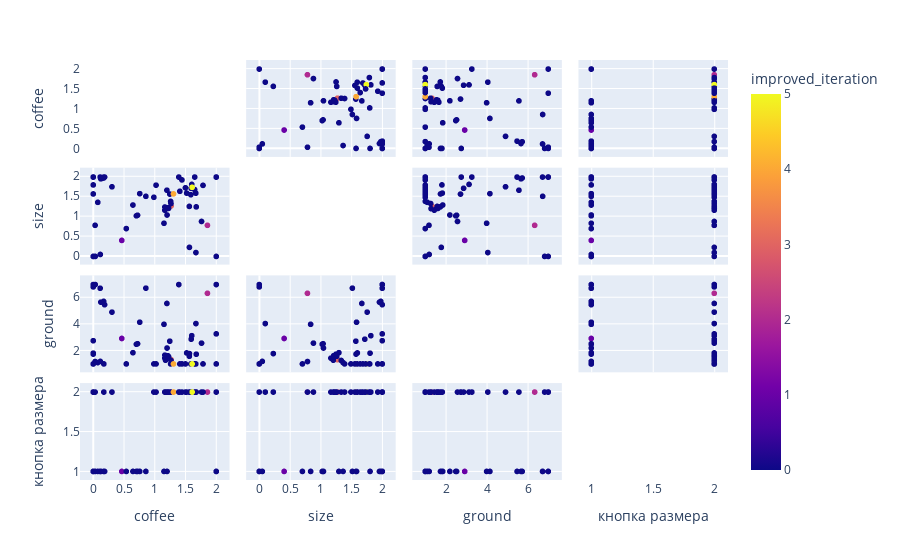

Notebook source saved alongside this figure:
### Code cell
import plotly.express as px

fig = px.scatter_matrix(
    steps_df,
    dimensions=steps_df.columns[:-1],
    color="improved_iteration"
)
fig.update_traces(diagonal_visible=False)
fig.show()

### Figure 1 — Plotly figure (JSON) as saved in the notebook; plotly's stock layout.template omitted (floating-point values rounded to 4 significant figures)
{"data": [{"diagonal": {"visible": false}, "dimensions": [{"axis": {"matches": true}, "label": "coffee", "values": [0.4639, 0.7011, 1.857, 1.67, 1.564, 0.8555, 1.266, 1.15, 0.1688, 0.3043, 1.264, 1.258, 1.2, 1.225, 1.214, 1.165, 1.211, 1.175, 0.1845, 1.186, 0.1234, 1.164, 1.213, 0.7197, 2.0, 0.0, 2.0, 0.0, 0.0, 0.172, 0.02989, 0.0, 0.7562, 0.1123, 0.0, 2.0, 0.03181, 1.244, 1.305, 1.675, 1.761, 1.562, 1.602, 0.07334, 1.391, 0.6455, 1.592, 1.587, 1.65, 1.021, 1.408, 0.9858, 0.5369, 0.1149, 1.668, 1.648, 1.608, 0.0, 1.785, 1.519, 1.499, 0.0, 1.197, 1.442]}, {"axis": {"matches": true}, "label": "size", "values": [0.4042, 1.023, 0.7836, 0.09786, 0.2285, 1.514, 1.272, 0.8352, 1.976, 1.755, 1.333, 1.388, 1.044, 1.21, 1.227, 1.245, 1.211, 1.204, 2.0, 1.21, 1.955, 1.165, 1.214, 1.038, 2.0, 0.0, 2.0, 0.0, 2.0, 2.0, 0.7843, 2.0, 1.582, 2.0, 2.0, 0.0, 0.0, 1.571, 1.575, 1.249, 0.8808, 1.26, 1.815, 1.363, 2.0, 1.295, 1.717, 1.555, 2.0, 1.796, 1.642, 1.491, 0.7016, 0.04978, 1.593, 1.685, 1.741, 1.801, 1.791, 1.596, 1.729, 1.574, 1.668, 1.928]}, {"axis": {"matches": true}, "label": "ground", "values": [2.924, 2.489, 6.338, 4.052, 1.781, 6.727, 1.324, 3.994, 5.729, 4.916, 1.261, 1.004, 2.201, 1.554, 1.612, 1.665, 1.612, 1.283, 5.479, 1.62, 5.671, 1.44, 1.592, 2.527, 7.0, 6.823, 3.273, 1.0, 7.0, 1.0, 1.182, 2.756, 4.153, 6.722, 1.0, 1.0, 7.0, 2.72, 1.0, 1.735, 2.574, 1.582, 3.135, 1.101, 7.0, 1.852, 2.87, 1.0, 1.0, 1.0, 1.0, 1.0, 1.0, 1.191, 1.0, 1.0, 1.0, 1.814, 1.0, 1.832, 1.0, 1.744, 5.57, 1.0]}, {"axis": {"matches": true}, "label": "кнопка размера", "values": [1, 1, 2, 2, 2, 1, 2, 1, 1, 2, 2, 2, 1, 2, 2, 2, 2, 2, 1, 2, 1, 2, 2, 1, 1, 2, 2, 1, 2, 2, 2, 2, 1, 1, 1, 1, 1, 2, 2, 2, 2, 2, 2, 1, 2, 1, 2, 2, 2, 2, 2, 2, 1, 1, 2, 2, 2, 1, 2, 2, 2, 1, 2, 2]}], "hovertemplate": "%{xaxis.title.text}=%{x}<br>%{yaxis.title.text}=%{y}<br>improved_iteration=%{marker.color}<extra></extra>", "legendgroup": "", "marker": {"color": [1, 0, 2, 0, 0, 0, 3, 0, 0, 0, 0, 0, 0, 0, 0, 0, 0, 0, 0, 0, 0, 0, 0, 0, 0, 0, 0, 0, 0, 0, 0, 0, 0, 0, 0, 0, 0, 0, 4, 0, 0, 0, 0, 0, 0, 0, 0, 0, 0, 0, 0, 0, 0, 0, 0, 0, 5, 0, 0, 0, 0, 0, 0, 0], "coloraxis": "coloraxis", "symbol": "circle"}, "name": "", "showlegend": false, "type": "splom"}], "layout": {"coloraxis": {"colorbar": {"title": {"text": "improved_iteration"}}, "colorscale": [[0.0, "#0d0887"], [0.1111, "#46039f"], [0.2222, "#7201a8"], [0.3333, "#9c179e"], [0.4444, "#bd3786"], [0.5556, "#d8576b"], [0.6667, "#ed7953"], [0.7778, "#fb9f3a"], [0.8889, "#fdca26"], [1.0, "#f0f921"]]}, "dragmode": "select", "legend": {"tracegroupgap": 0}, "margin": {"t": 60}}}
